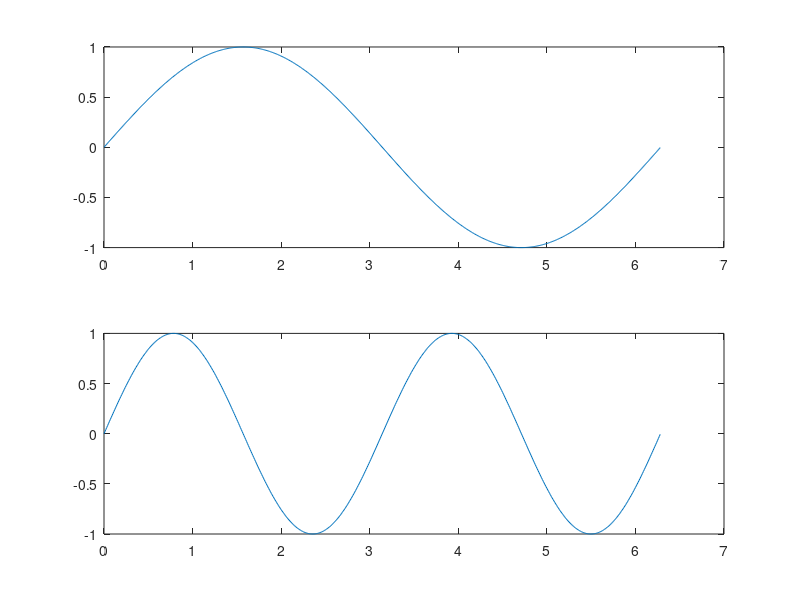

MATLAB code to generate this figure:
% John Clauson
% Lab 9 subplots
% 09/22/2021

x = [0: 0.01: 2*pi]
y1 = sin(x);
y2 = sin(2*x);

subplot(2,1,1)
plot(x, y1)

subplot(2,1,2)
plot(x, y2)
